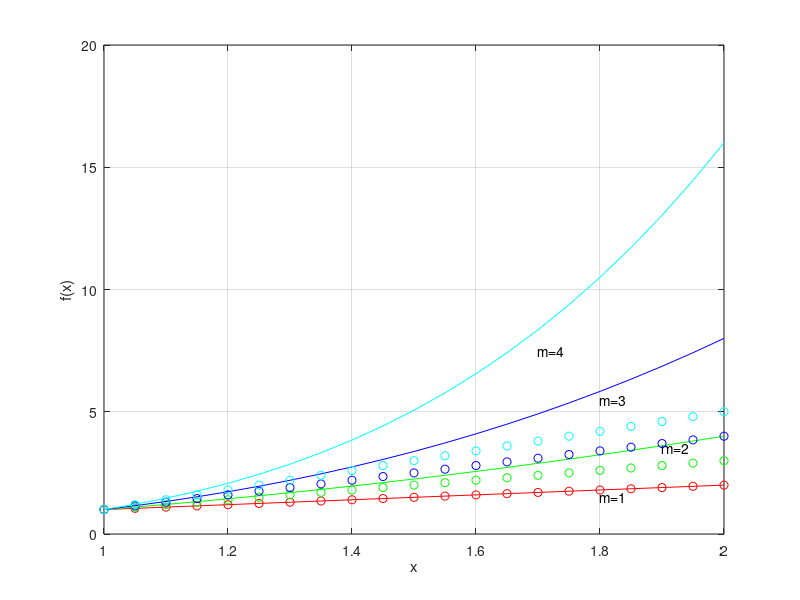
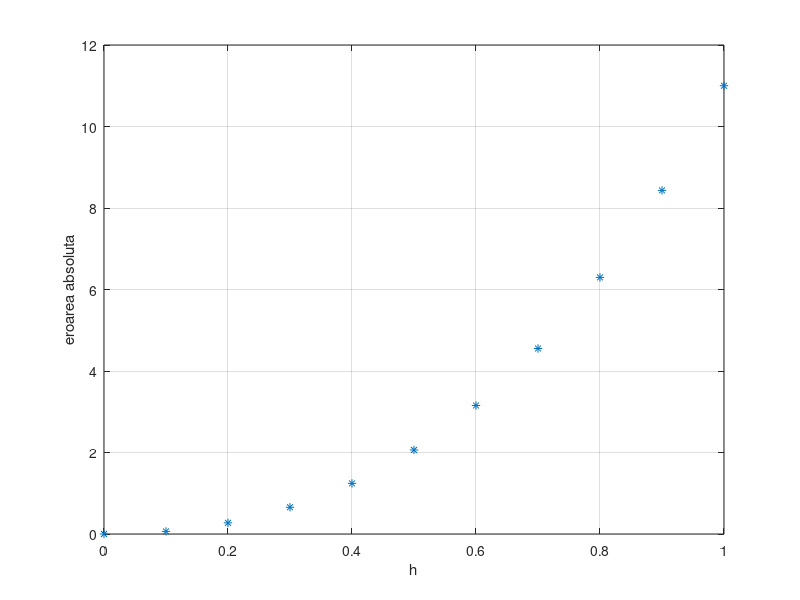

Write MATLAB code to recreate these figures, in order.
clear all

clf

% Approximate the function f (x)=xm with the Taylor series of
% order 1, on the interval [1; 2]:

x=1:0.05:2;

l=length(x);

% Consider m 1, 2, 3 or 4 and step h=2-1=1

m=1;

f1=x.^m; %exact function

fal=f1(1)+m*1^(m-1)*(x-1); % approximate function in x=2

figure (1)
plot(x, f1, 'r', x, fal, 'ro')
xlabel('x')
ylabel ('f(x)')
grid
text (1.8,1.5, 'm=1')
hold on

%-------------------------------------------------------------------------------

m=2
f2=x.^m;
fa2=f2(1)+m*1^(m-1)*(x-1);
plot(x, f2, 'g',x, fa2, 'go')
text (1.9, 3.5, 'm=2')

%-------------------------------------------------------------------------------

m=3
f3=x.^m;
fa3=f3(1)+m*1^(m-1)*(x-1);
plot(x, f3, 'b',x, fa3, 'bo')
text (1.8,5.5,'m=3')

%-------------------------------------------------------------------------------

m=4;
f4=x.^m;
fa4=f4(1)+m*1^(m-1)*(x-1);
plot (x, f4, 'c', x, fa4, 'co')
text (1.7,7.5, 'm=4')

%Calculate the error associated in each case with the calculation
%in x=2

eroarea_absoluta=[f1(1)-fal(1) f2(1)-fa2(1) f3(1)-fa3(1) f4(1)- fa4 (1)]

%Calculates the error associated with changing h, for m=4:
%-------------------------------------------------------------------------------

h=1:-0.1:0;
R=6*h.^2+4*h.^3+h.^4;

figure (2)
plot(h, R, '*')
xlabel('h')
ylabel('eroarea absoluta')
grid
